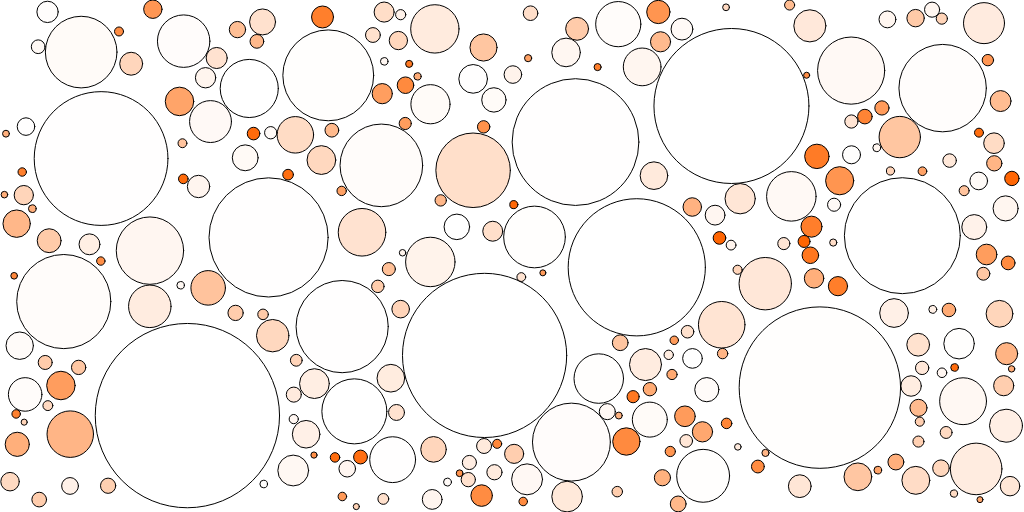
Frame 1 (no input)
Frame 60 (no input): identical to frame 1, image omitted
Frame 120 (the mouse pressed at the canvas centre since frame 60): identical to frame 1, image omitted

The p5.js sketch that drew this single still picture (run headless with seeded random() and noise() and a simulated clock; from frame 60 on, the mouse is pressed at the canvas centre):

// p5.js sketch
// ── sketch.js
var circles = [];

function setup() {
  createCanvas(1024, 512);
  var protection = 0;
  var maxp = 10000;

  while (circles.length < 1500 && protection < maxp) {
    protection++;
    var circle = {
      x: random(width),
      y: random(height),
      r: random(3, width / 10),
      p: protection,
    };
    var overlapping = false;
    if (circle.x < circle.r || (circle.x+circle.r) > width){
      overlapping = true;
    }
    if (circle.y < circle.r || (circle.y+circle.r) > height){
      overlapping = true;
    }
    for (var j = 0; j < circles.length; j++) {
      var other = circles[j];
      var d = dist(circle.x, circle.y, other.x, other.y);
      if (d < circle.r + other.r) {
        overlapping = true;
        break;
      }
    }
    if (!overlapping) circles.push(circle);
  }

  for (var i = 0; i < circles.length; i++) {
    fill(255,100,0,map(circles[i].p,0,maxp,0,255))
    ellipse(circles[i].x, circles[i].y, circles[i].r * 2, circles[i].r * 2);
  }
}

function draw() {}
